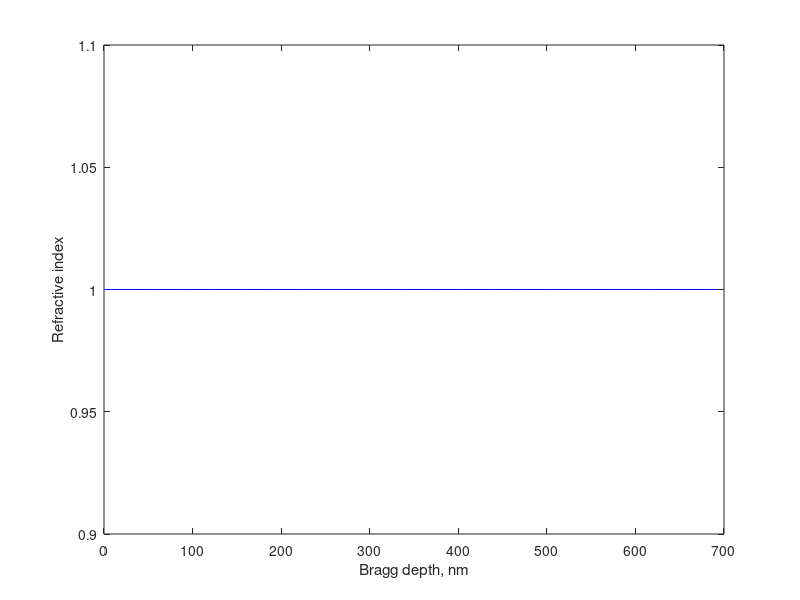

This chart was generated by the following MATLAB code: (Note: this script raises an error after producing the figure.)
clear all 
close all
clc
%% Build the structure
na = 1; nb = 1.52; nH = 2.34; nL = 1.477; 
n_cavity = na;% refractive indexes
lambda_thickness = 1386; %nm
LH = lambda_thickness/(4*nH);
LL = lambda_thickness/(4*nL);
L_cavity = lambda_thickness/(2*na);   % Air cavity 



Thicknesses = [];

Materials = [];

for i = 1 : size(Materials,1)
    
    if Materials(i) == -5
        Materials(i) = nH;
        Thicknesses(i) = Thicknesses(i)*LH;

        
    elseif Materials(i) == -2
        Materials(i) = nL;
        Thicknesses(i) = Thicknesses(i)*LL;
    end
end
Thicknesses = Thicknesses';
Thicknesses = flip(Thicknesses,2);
Materials = Materials';
Materials = flip(Materials, 2);


N = size(Materials,2);
n = [na, Materials , n_cavity, flip(Materials), na]; 
L = [Thicknesses, L_cavity, flip(Thicknesses)]; 

% n = [na, Materials,nb]; 
% L = [Thicknesses]; 

la = linspace(1000, 1650,5001);
k_vector = 2*pi./la;
%% Plot Refractive indexes profile
N_steps = size(L,2);
indice = 2;
start = 0;
figure(2),
plot(zeros(1,100),linspace(n(1),n(2),100),'b')
hold on
for i = 1:N_steps
    Bragg_depth = sum(L(1:i),2);       %%%% Horizontal lines
    plot(linspace(start,Bragg_depth,100),ones(1,100)*n(indice),'b')
    start = Bragg_depth;
    indice = indice +1;
    hold on
end


indice = 2;
for i = 1:N_steps 
    Bragg_depth = sum(L(1:i),2);
    plot(ones(1,100)*Bragg_depth,linspace(n(indice),n(indice+1),100),'b')
    indice = indice +1;
end
hold off

xlabel('Bragg depth, nm')
ylabel('Refractive index')
%% Plot Reflectivity over one angle
Gla = abs(Multidiel_Federico(n,L.*n(2:end-1),k_vector,0,'te')).^2;
figure, plot(la,1-Gla)
xlabel('Wavelength, nm')
ylabel('Trabsmission, A.U.')
title('TE mode')

Gla = abs(Multidiel_Federico(n,L.*n(2:end-1),k_vector,0,'tm')).^2;
figure,plot(la,1-Gla)
xlabel('Wavelength, nm')
ylabel('Transmission, A.U.')
title('TM mode')
%% Plot Reflectivity over all angles
minimal_angle = 0;
maximum_angle = 90;
angles = minimal_angle:1:maximum_angle;
plots_TE = zeros(size(angles,2),size(la,2));
row = 1;
for theta = minimal_angle:maximum_angle
Gla = abs(Multidiel_Federico(n,L.*n(2:end-1),k_vector,theta,'te')).^2;
plots_TE(row,:) = Gla;
row = row +1;
end

[X,Y] = meshgrid(angles, la);
figure, surf(X,Y, abs(1-plots_TE)','edgecolor','none');
view (2);
colorbar

xlabel('Degrees')
ylabel('Wavelength, nm')
zlabel('Reflectivity, A.U.')
title('TE mode')


% new_colors = zeros(size(angles,2),3);
% for kk =1 : size(angles,2)
%     newcolors(kk,:) = [kk/size(angles,2) 0 1-kk/size(angles,2)];
% end
% colororder(newcolors) 



plots_TM = zeros(size(angles,2),size(la,2));
row = 1;

for theta = minimal_angle:maximum_angle
Gla = abs(Multidiel_Federico(n,L.*n(2:end-1),k_vector,theta,'tm')).^2;
plots_TM(row,:) = Gla;

row = row+1;
end
figure, surf(X,Y, abs(1-plots_TM)','edgecolor','none');
view (2);
colorbar


xlabel('Degrees')
ylabel('Wavelength, nm')
zlabel('Reflectivity, A.U.')
title('TM mode')
% for kk =1 : size(angles,2)
%     newcolors(kk,:) = [kk/size(angles,2) 0 1-kk/size(angles,2)];
% end
% colororder(newcolors)
%% Follow up of the maximum
data = 1-plots_TE(1,:);

[pks,locs_index] = findpeaks(data);
[pks,locs_wvl] = findpeaks(data,la);

disp('Peaks are at:')
disp(locs_wvl)
wvl = input('Which one would you like to follow? \n');
k = find(la == locs_wvl(wvl));
peaks = zeros(1,size(angles,2));
peaks(1) = locs_wvl(wvl);
for theta = 2:maximum_angle
    data = 1-plots_TE(theta,:);
    [pks,locs_wvl] = findpeaks(data,la);
    wvl_diff = abs(locs_wvl-peaks(theta-1));
    [M,I] = min(wvl_diff);
    peaks(theta) = locs_wvl(I);
end
figure, plot(angles(1:end-1),2*pi.*peaks(1:end-1)/3e8)
xlabel('Angles, deg')
ylabel('Frequency,\omega=2pi\lambda/c')
hold on




